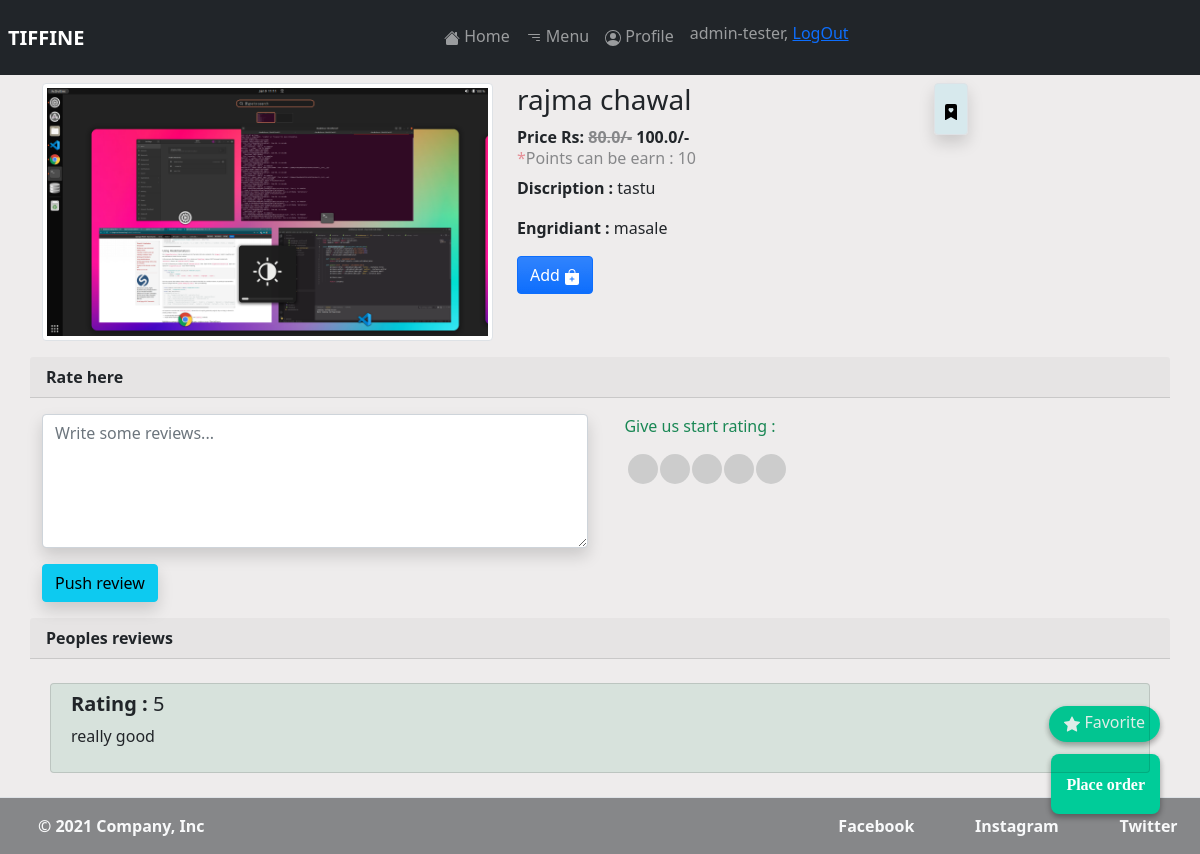
The page /order-deatial/1 (signed in) on the database its author committed.
### tiffine_site/models.py (models this page shows, shortened)
class MainDishModel(models.Model):
    name = models.CharField(max_length=100)
    deatil = models.CharField(max_length=255)
    price = models.FloatField()
    discounted = models.FloatField()
    availablity = models.BooleanField(default=True)
    image = models.ImageField(upload_to='pictures')
    ingredients = models.CharField(max_length=255)
    type_of = models.CharField(choices=type_of, max_length=10, blank=True)

class CommentAndRating(models.Model):
    user = models.ForeignKey(
        User, on_delete=models.SET_NULL, blank=True, null=True, unique=False)
    dish = models.ForeignKey(
        MainDishModel, on_delete=models.SET_NULL, blank=True, null=True)
    comment = models.TextField(max_length=250)
    rating = models.IntegerField(default=0)
    timestamp = models.DateTimeField(auto_now_add=True)

### tiffine_site/views.py (the view)
# urls.py: path('order-deatial/<int:pk>', OrderPlace.as_view(), name='deatail-view'),
class OrderPlace(View):
    def get(self, request, *args, **kwargs):
        dish_obj = MainDishModel.objects.get(pk=kwargs['pk'])
        rating_obj = CommentAndRating.objects.filter(pk=kwargs['pk'])
        if request.user.is_authenticated:
            favorite = AddToFevorate.objects.filter(user=request.user)
            is_cart = Cart.objects.filter(user=request.user)
            is_c = Cart.objects.filter(
                Q(user=request.user) & Q(item=dish_obj)).exists()
            is_favorite = AddToFevorate.objects.filter(
                Q(user=request.user) & Q(dish_name=kwargs['pk'])).exists()
            context = {
                'fav': favorite,
                'is_favorite': is_favorite,
                'rating_obj': rating_obj,
                'is_cart': is_cart,
                'is_c': is_c,
                'dish_obj': dish_obj,
                'rating_obj': rating_obj,
            }
        context = {
            'dish_obj': dish_obj,
            'rating_obj': rating_obj,
        }
        template = 'deatail_view.html'
        return render(request, template_name=template, context=context)

### tiffine_site/templates/deatail_view.html (shortened to what this page needs)
{% extends 'base.html' %}
{% block content %}
{% load static %}
<link rel="stylesheet" href="{% static 'css/deatail_view_.css' %}">
<link rel="stylesheet" href="https://cdnjs.cloudflare.com/ajax/libs/font-awesome/5.15.3/css/all.min.css"/>
<div class="container">
  {% if user.is_authenticated %}
        <div class="text-center d-inline-flex float float-fav">
          <a href="{% url 'favorite-temp' %}" class="text-decoration-none mt-1 text-light" value="veg" id="veg_id">
            Favorite
          </a>
        </div>
      <a href="{% url 'payment-checkout' %}" class="float">
        <i class="fa my-float">Place order</i>
      </a>
    {% endif %}
    <div class="product_detail mt-2">
        <div class="row">
            <div class="col-md-5 col-sm-10">
                <img src="{{ dish_obj.image.url }}" alt="" class="img-thumbnail materialboxed order-sm-2">
            </div>
            <div class="col-md-5 col-sm-10 order-sm-1">
                <h3>{{dish_obj.name}}
                {% if user.is_authenticated %}
                  <a class="float-end border rounded bg-info bg-opacity-10 shadow" id="fav-id">
                    <div class="p-2">
                      <svg
                        id="fav-icon"
                        xmlns="http://www.w3.org/2000/svg"
                        width="16"
                        {% for favotive in fav %}
                            {% if favotive.dish_name.id == dish_obj.id %}
                              fill="red"
                            {% endif %}
                            fir=""
                        {% endfor %}
                        height="16"
                        class="bi bi-bookmark-heart-fill"
                        viewBox="0 0 16 16">
                        <path
                          d="M2 15.5a.5.5 0 0 0 .74.439L8 13.069l5.26 2.87A.5.5 0 0 0 14 15.5V2a2 2 0 0 0-2-2H4a2 2 0 0 0-2 2v13.5zM8 4.41c1.387-1.425 4.854 1.07 0 4.277C3.146 5.48 6.613 2.986 8 4.412z"
                        />
                      </svg>
                    </div>
                  </a>
                {% endif %}
                </h3>
                <strong>Price Rs: <span class="text-decoration-line-through opacity-50">{{dish_obj.discounted}}/-</span> {{dish_obj.price}}/-</strong>
                <h6 class="opacity-50"> <span class="text-danger">*</span>Points can be earn : 10</h6>
                <p><strong>Discription : </strong> {{dish_obj.deatil}}</p>
                <p><strong>Engridiant : </strong>{{dish_obj.ingredients}}</p>
                <a  class="btn btn-primary bg-gradient text-center" id="add-dabba">
                {% if user.is_authenticated %}
                  {% if is_c == True %}
                    Remove
                    {% else %}
                    Add
                  {% endif %}
                  {% else %}
                  Add
                {% endif %}
              </a>
            </div>
        </div>
        <div class="row">
          <strong class="card-header">Rate here</strong>
            <div class="col-md-6 col-sm-12 mt-3">
                <textarea class="form-control shadow" rows="5" id="comment" placeholder="Write some reviews..."></textarea>
            </div>
            <div class=" col-md-6 col-sm-12 mt-3 rating ">
              <p class="text-center text-success">Give us start rating : </p>
                <span><input type="radio" name="rating" id="str5" value="5"><label for="str5"></label></span>
                <span><input type="radio" name="rating" id="str4" value="4"><label for="str4"></label></span>
                <span><input type="radio" name="rating" id="str3" value="3"><label for="str3"></label></span>
                <span><input type="radio" name="rating" id="str2" value="2"><label for="str2"></label></span>
                <span><input type="radio" name="rating" id="str1" value="1"><label for="str1"></label></span>
            </div>
            <div class="row mt-3">
                <div class="d-flex col-md-6 col-sm-12 w-auto">
                  <button class="btn btn-info shadow" id="push-review">Push review</button>
                </div>
            </div>
        </div>
        <div class="row" >
            <strong class="card-header">Peoples reviews</strong>
            <div class="col-md-12 col-sm-12 h-75" id='comment-box'>
                {% for rate_obj in rating_obj %}
                  <div class='row card overflow-auto bg-success bg-opacity-10 m-2 p-2'>
                    <h5><strong>Rating : </strong>{{rate_obj.rating}}</h5>
                    <p>{{rate_obj.comment}}</p>
                  </div>
                {% endfor %}
            </div>
        </div>
    </div>
</div>
{% endblock %}

### tiffine_site/templates/base.html (shortened to what this page needs)
<!DOCTYPE html>
<html lang="en">
<head>
    <link href="node_modules/froala-editor/css/froala_editor.pkgd.min.css" rel="stylesheet" type="text/css" /><script type="text/javascript" src="node_modules/froala-editor/js/froala_editor.pkgd.min.js"></script>
    {% load static %}
    <link rel="stylesheet" href="{% static 'css/base.css' %}">
    <link href="https://cdn.jsdelivr.net/npm/bootstrap@5.1.3/dist/css/bootstrap.min.css" rel="stylesheet">
    <link rel="stylesheet" href="https://cdnjs.cloudflare.com/ajax/libs/font-awesome/4.7.0/css/font-awesome.min.css">
    <link rel="stylesheet" href="https://cdn.jsdelivr.net/npm/bootstrap-icons@1.8.1/font/bootstrap-icons.css">
</head>
<body class="" style="height: 100vh; background-color: rgba(157, 148, 148, 0.17);" >
    <header class = ''>
        <nav class = "navbar navbar-expand-sm navbar-dark bg-dark p-2 stick">
            <div class=" justify-content-center ml-3">
                <a class="navbar-brand " href="#"><Strong>TIFFINE</Strong></a>
            </div>
            <div class="collapse navbar-collapse" id="navmenuitem" >
                <ul class="navbar-nav m-auto p-2">
                    <li class="nav-item ">
                        <a class="nav-link {% block home%}{%endblock %}" href="{% url 'index' %}">
                             Home</a>
                    </li>
                    <li class="nav-item">
                        <a class="nav-link {% block menu%}{%endblock %}" href="{% url 'menu' %}">
                               Menu
                        </a>
                    </li>
                    {% if user.is_authenticated %}
                    <li class="nav-item ">
                        <a class="nav-link {% block profile%}{%endblock %}" href="{% url 'user-profile'  %}">
                             Profile</a>
                    </li>
                    <li class="nav-item">
                        <h6 class="nav-link">{{ user.username }}, <a href="{% url 'logout_user' %}">LogOut</a></h6>
                    </li>
                    {% endif %}
                </ul>
            </div>
        </nav>
    </header>
    {% block content %}{% endblock %}
  <footer class="d-flex flex-wrap justify-content-between align-items-center text-light py-3 border-top {% block bottom %}{% endblock %} bg-dark bg-opacity-50">
    <div class="col-md-4 d-flex align-items-center text-light">
      <a href="/" class="mb-3 me-2 mb-md-0 text-light text-decoration-none lh-1">
        <svg class="bi" width="30" height="24"><use xlink:href="#bootstrap"/></svg>
      </a>
      <span class=""><strong>&copy; 2021 Company, Inc</strong></span>
    </div>
    <ul class="nav col-md-4 justify-content-end list-unstyled d-flex d-flex justify-content-around ">
      <li class="ms-3"><a class="text-decoration-none text-light" href="#"><strong>Facebook</strong></a></li>
      <li class="ms-3"><a class="text-decoration-none text-light" href="#"><strong>Instagram</strong></a></li>
      <li class="ms-3"><a class="text-decoration-none text-light" href="#"><strong>Twitter</strong></a></li>
    </ul>
  </footer>
</body>
</html>

### tiffine_site/static/css/deatail_view_.css (style rules this page uses)
.rating { float: left; width: 200px; }
.rating span { float: right; position: relative; }
.rating span label { display: inline-block; width: 30px; height: 30px; text-align: center; color: #fff; background: #ccc; font-size: 30px; margin-right: 2px; line-height: 30px; border-radius: 50%; -webkit-border-radius: 50%; }
* { padding: 0; margin: 0; }
.float { position: fixed; height: 60px; bottom: 40px; right: 40px; background-color: #0c9; color: #fff; border-radius: 8px; padding-left: 15px; padding-right: 15px; text-align: center; box-shadow: 2px 2px 3px #999; box-shadow: 0 3px 6px rgba(0, 0, 0, 0.16), 0 3px 6px rgba(0, 0, 0, 0.23); transition: 0.3s; -webkit-tap-highlight-color: rgba(0, 0, 0, 0); }
.my-float { margin-top: 22px; }
.float-fav { bottom: 112px; border-radius: 100px; text-align: center; height: 36px; }

### rows shown on the page
MainDishModel: image (picture), name "rajma chawal", discounted "80.0", price "100.0", deatil "tastu", ingredients "masale"
CommentAndRating: rating "5", comment "really good"

### other values the page prints
{{ user.username }} "admin-tester"
